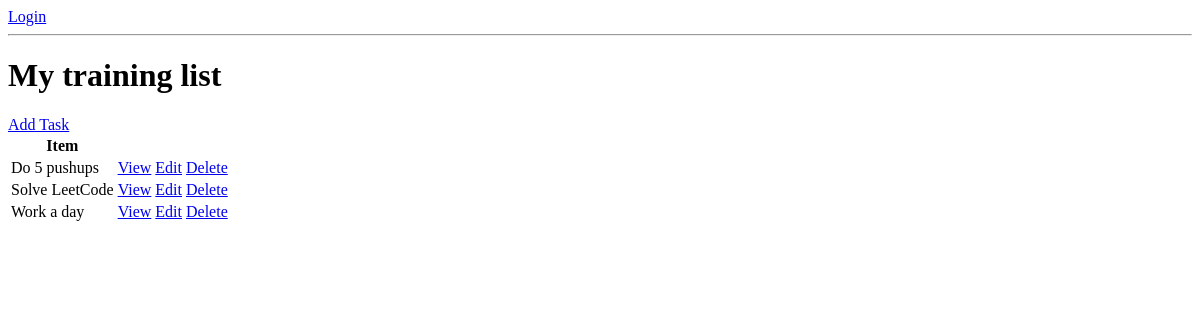
The app's page /, older data.
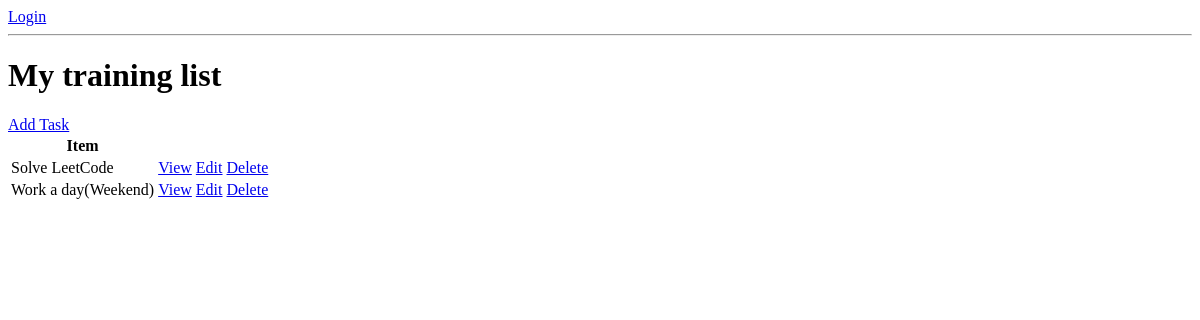
The same page, newer data.
### todo_app/models.py (models this page shows, shortened)
class Task(models.Model):
  user = models.ForeignKey(User, on_delete=models.CASCADE, null=True, blank=True)
  title = models.CharField(max_length=200)
  description = models.TextField(null=True,blank=True)
  complete = models.BooleanField(default=False)
  created = models.DateTimeField(auto_now_add=True)
  class Meta:
    ordering = ['complete']

### todo_app/views.py (the view)
# urls.py: path("", TaskList.as_view(), name="tasks"),
class TaskList(ListView):
      model = Task
      context_object_name = 'tasks'

### todo_app/templates/todo_app/task_list.html
{% if request.user.is_authenticated %}
   <p>{{request.user}}</p>
   <a href="{% url 'logout' %}">Logout</a>
{% else %}
<a href="{% url 'login' %}">Login</a>
{% endif %}
<hr>
<h1>My training list</h1>
<a href="{% url 'task-create' %}">Add Task</a>
<table>
  <tr>
    <th>Item</th>
  </tr>
  {% for task in tasks %}
  <tr>
    <td>{{task.title}}</td>
    <td><a href="{% url 'task' task.id %}">View</a></td>
    <td><a href="{% url 'task-update' task.id %}">Edit</a></td>
    <td><a href="{% url 'task-delete' task.id %}">Delete</a></td>
  </tr>
  {% empty %}
    <h3>No Items in list</h3>
  {% endfor %}
</table>

Row changes from the older to the newer data that the page shows:
removed Task: title "Do 5 pushups"
changed Task: title "Work a day" → "Work a day(Weekend)"
